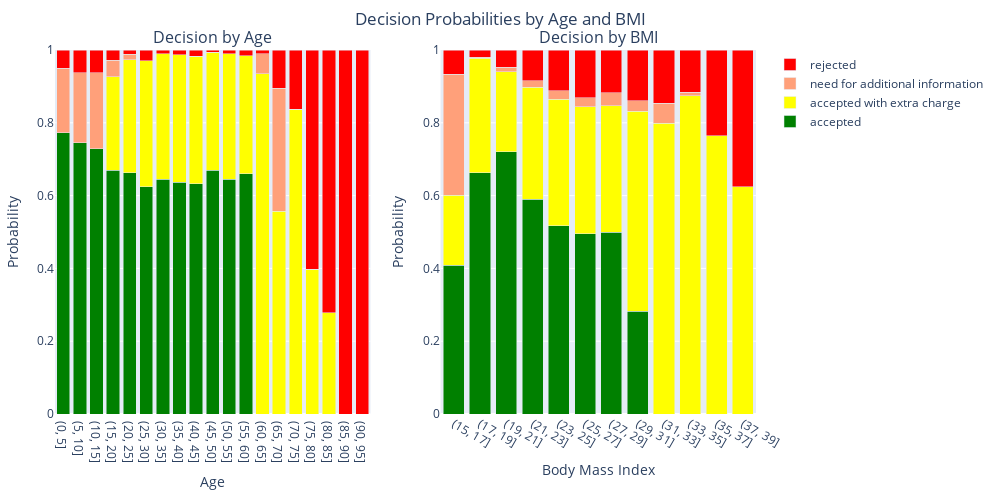

Source (notebook cell):
### Code cell
import numpy as np
import pandas as pd
from tqdm import tqdm
from plotly.subplots import make_subplots
import plotly.graph_objects as go

# --- 1. Generate population ---
population = sample_population(n_samples=10_000)

# --- 2. Compute decisions ---
results = []

for i, row in tqdm(population.iterrows(), total=len(population)):
    x_input = {
        'BMI': row['BMI'],
        'AGE': row['AGE'],
        'SMOKER': row['SMOKER'],
        'PRACTICE_SPORT': row['PRACTICE_SPORT']
    }
    _, decision, _ = decide_and_learn(rules_df, x_input)
    results.append({
        "AGE": x_input['AGE'],
        "BMI": x_input['BMI'],
        "DECISION": decision
    })

results_df = pd.DataFrame(results)

# --- 3. Bin AGE and BMI ---
age_bins = np.arange(0, 96, 5)
bmi_bins = np.arange(15, 41, 2)

results_df['AGE_BIN'] = pd.cut(results_df['AGE'], age_bins)
results_df['BMI_BIN'] = pd.cut(results_df['BMI'], bmi_bins)

# --- 4. Compute probabilities for each decision class ---
decision_classes = ["accepted", "accepted with extra charge", "need for additional information", "rejected"]
decision_colors = {
    "accepted": "green",
    "accepted with extra charge": "yellow",
    "need for additional information": "lightsalmon",
    "rejected": "red"
}

# AGE probabilities
age_prob = results_df.groupby(['AGE_BIN', 'DECISION']).size().unstack(fill_value=0)
age_prob = age_prob.div(age_prob.sum(axis=1), axis=0)

# BMI probabilities
bmi_prob = results_df.groupby(['BMI_BIN', 'DECISION']).size().unstack(fill_value=0)
bmi_prob = bmi_prob.div(bmi_prob.sum(axis=1), axis=0)

# --- 5. Create stacked bar chart ---
fig = make_subplots(rows=1, cols=2, subplot_titles=("Decision by Age", "Decision by BMI"))

# Age plot
for decision in decision_classes:
    if decision in age_prob.columns:
        fig.add_trace(
            go.Bar(
                x=[str(x) for x in age_prob.index],
                y=age_prob[decision],
                name=decision,
                marker_color=decision_colors[decision]
                # Removed text and textposition
            ),
            row=1, col=1
        )

# BMI plot
for decision in decision_classes:
    if decision in bmi_prob.columns:
        fig.add_trace(
            go.Bar(
                x=[str(x) for x in bmi_prob.index],
                y=bmi_prob[decision],
                name=decision,
                marker_color=decision_colors[decision],
                showlegend=False
                # Removed text and textposition
            ),
            row=1, col=2
        )


# --- 6. Update layout ---
fig.update_layout(
    barmode='stack',
    height=500, width=1000,
    yaxis=dict(title="Probability", range=[0, 1]),
    yaxis2=dict(title="Probability", range=[0, 1]),
    xaxis=dict(title="Age"),
    xaxis2=dict(title="Body Mass Index"),
    margin=dict(t=50, l=50, r=50, b=50),
    title_text="Decision Probabilities by Age and BMI",
    title_x=0.5
)

fig.show()

### Figure 1 — Plotly figure (JSON) as saved in the notebook; plotly's stock layout.template omitted (floating-point values rounded to 4 significant figures)
{"data": [{"marker": {"color": "green"}, "name": "accepted", "type": "bar", "x": ["(0, 5]", "(5, 10]", "(10, 15]", "(15, 20]", "(20, 25]", "(25, 30]", "(30, 35]", "(35, 40]", "(40, 45]", "(45, 50]", "(50, 55]", "(55, 60]", "(60, 65]", "(65, 70]", "(70, 75]", "(75, 80]", "(80, 85]", "(85, 90]", "(90, 95]"], "xaxis": "x", "y": [0.7733, 0.745, 0.729, 0.6697, 0.6625, 0.6238, 0.6444, 0.637, 0.6323, 0.6701, 0.6449, 0.6601, 0.0, 0.0, 0.0, 0.0, 0.0, 0.0, 0.0], "yaxis": "y"}, {"marker": {"color": "yellow"}, "name": "accepted with extra charge", "type": "bar", "x": ["(0, 5]", "(5, 10]", "(10, 15]", "(15, 20]", "(20, 25]", "(25, 30]", "(30, 35]", "(35, 40]", "(40, 45]", "(45, 50]", "(50, 55]", "(55, 60]", "(60, 65]", "(65, 70]", "(70, 75]", "(75, 80]", "(80, 85]", "(85, 90]", "(90, 95]"], "xaxis": "x", "y": [0.0, 0.0, 0.0, 0.2565, 0.3107, 0.3467, 0.345, 0.3501, 0.3503, 0.324, 0.3447, 0.3247, 0.9342, 0.5568, 0.8368, 0.3972, 0.2783, 0.0, 0.0], "yaxis": "y"}, {"marker": {"color": "lightsalmon"}, "name": "need for additional information", "type": "bar", "x": ["(0, 5]", "(5, 10]", "(10, 15]", "(15, 20]", "(20, 25]", "(25, 30]", "(30, 35]", "(35, 40]", "(40, 45]", "(45, 50]", "(50, 55]", "(55, 60]", "(60, 65]", "(65, 70]", "(70, 75]", "(75, 80]", "(80, 85]", "(85, 90]", "(90, 95]"], "xaxis": "x", "y": [0.1761, 0.1928, 0.2086, 0.04613, 0.01577, 0.0, 0.0, 0.0, 0.0, 0.0, 0.0, 0.0, 0.05592, 0.3385, 0.0, 0.0, 0.0, 0.0, 0.0], "yaxis": "y"}, {"marker": {"color": "red"}, "name": "rejected", "type": "bar", "x": ["(0, 5]", "(5, 10]", "(10, 15]", "(15, 20]", "(20, 25]", "(25, 30]", "(30, 35]", "(35, 40]", "(40, 45]", "(45, 50]", "(50, 55]", "(55, 60]", "(60, 65]", "(65, 70]", "(70, 75]", "(75, 80]", "(80, 85]", "(85, 90]", "(90, 95]"], "xaxis": "x", "y": [0.05061, 0.06225, 0.06238, 0.02768, 0.01104, 0.02941, 0.01064, 0.01291, 0.01744, 0.005917, 0.0104, 0.01517, 0.009868, 0.1047, 0.1632, 0.6028, 0.7217, 1.0, 1.0], "yaxis": "y"}, {"marker": {"color": "green"}, "name": "accepted", "showlegend": false, "type": "bar", "x": ["(15, 17]", "(17, 19]", "(19, 21]", "(21, 23]", "(23, 25]", "(25, 27]", "(27, 29]", "(29, 31]", "(31, 33]", "(33, 35]", "(35, 37]", "(37, 39]"], "xaxis": "x2", "y": [0.4091, 0.6621, 0.7203, 0.5901, 0.5169, 0.4947, 0.4992, 0.2817, 0.0, 0.0, 0.0, 0.0], "yaxis": "y2"}, {"marker": {"color": "yellow"}, "name": "accepted with extra charge", "showlegend": false, "type": "bar", "x": ["(15, 17]", "(17, 19]", "(19, 21]", "(21, 23]", "(23, 25]", "(25, 27]", "(27, 29]", "(29, 31]", "(31, 33]", "(33, 35]", "(35, 37]", "(37, 39]"], "xaxis": "x2", "y": [0.1923, 0.3147, 0.2203, 0.3081, 0.348, 0.3494, 0.3483, 0.5505, 0.7993, 0.8738, 0.7647, 0.625], "yaxis": "y2"}, {"marker": {"color": "lightsalmon"}, "name": "need for additional information", "showlegend": false, "type": "bar", "x": ["(15, 17]", "(17, 19]", "(19, 21]", "(21, 23]", "(23, 25]", "(25, 27]", "(27, 29]", "(29, 31]", "(31, 33]", "(33, 35]", "(35, 37]", "(37, 39]"], "xaxis": "x2", "y": [0.3322, 0.003158, 0.01138, 0.01719, 0.02358, 0.02536, 0.03559, 0.02845, 0.05376, 0.009709, 0.0, 0.0], "yaxis": "y2"}, {"marker": {"color": "red"}, "name": "rejected", "showlegend": false, "type": "bar", "x": ["(15, 17]", "(17, 19]", "(19, 21]", "(21, 23]", "(23, 25]", "(25, 27]", "(27, 29]", "(29, 31]", "(31, 33]", "(33, 35]", "(35, 37]", "(37, 39]"], "xaxis": "x2", "y": [0.06643, 0.02, 0.04797, 0.08459, 0.1115, 0.1305, 0.1169, 0.1394, 0.147, 0.1165, 0.2353, 0.375], "yaxis": "y2"}], "layout": {"annotations": [{"font": {"size": 16}, "showarrow": false, "text": "Decision by Age", "x": 0.225, "xanchor": "center", "xref": "paper", "y": 1, "yanchor": "bottom", "yref": "paper"}, {"font": {"size": 16}, "showarrow": false, "text": "Decision by BMI", "x": 0.775, "xanchor": "center", "xref": "paper", "y": 1, "yanchor": "bottom", "yref": "paper"}], "barmode": "stack", "height": 500, "margin": {"b": 50, "l": 50, "r": 50, "t": 50}, "title": {"text": "Decision Probabilities by Age and BMI", "x": 0.5}, "width": 1000, "xaxis": {"anchor": "y", "domain": [0, 0.45], "title": {"text": "Age"}}, "xaxis2": {"anchor": "y2", "domain": [0.55, 1], "title": {"text": "Body Mass Index"}}, "yaxis": {"anchor": "x", "domain": [0, 1], "range": [0, 1], "title": {"text": "Probability"}}, "yaxis2": {"anchor": "x2", "domain": [0, 1], "range": [0, 1], "title": {"text": "Probability"}}}}
